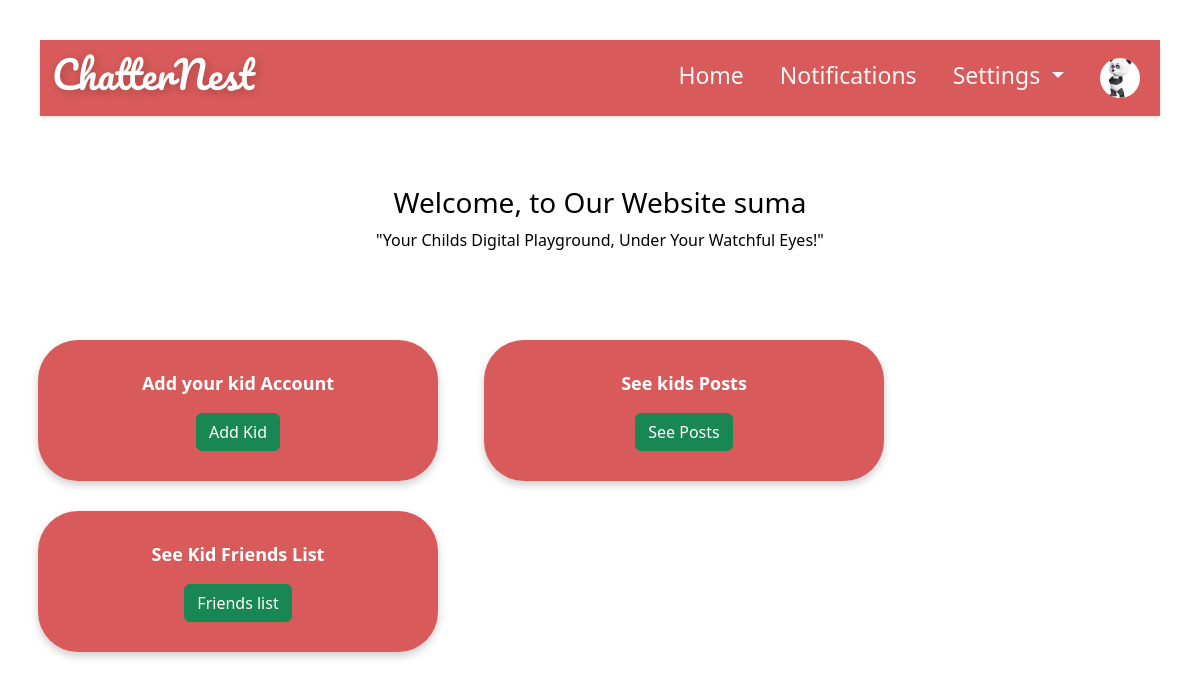
/Users/parent_dashboard (signed in), run on the app's committed database.
### Users/models.py (models this page shows)
class Parent_acc(models.Model):
    parent_id = models.CharField(max_length=100, primary_key=True)
    Email = models.EmailField(max_length=100)
    password = models.CharField(max_length=12)
    profile = models.ImageField(upload_to="Parent_profiles", blank=True, null=True)

### Users/views.py (the view)
# urls.py: path('parent_dashboard',views.parent_dashboard,name='parent_dashboard'),
def parent_dashboard(request):
    if 'parent_id' not in request.session:
        return redirect('parent_login')
    parent_id = request.session['parent_id']
    try:
        parent = Parent_acc.objects.get(parent_id=parent_id)
        kids = kid_acc.objects.filter(parent=parent)
        posts = Post.objects.filter(user__in=kids).order_by('-created_at')
        notifications = ParentNotification.objects.filter(parent=parent, is_read=False).order_by('-timestamp')
        friend_requests = FriendRequest.objects.filter(to_kid__in=kids, parent_approved=None)
        pending_requests = FriendRequest.objects.filter(to_kid__in=kids, status='pending')
    except Parent_acc.DoesNotExist:
        request.session.flush()
        return redirect('parent_login')
    return render(request, 'parent_dashboard.html', {'parent': parent, 'kids': kids,'posts':posts,'notifications': notifications,'friend_requests': friend_requests,'pending_requests': pending_requests,})

### templates/parent_dashboard.html (shortened to what this page needs)
{% load static %}
<!DOCTYPE html>
<html lang="en">
<head>
  <link href="https://cdn.jsdelivr.net/npm/bootstrap@5.3.0/dist/css/bootstrap.min.css" rel="stylesheet" />
  <link rel="stylesheet" href="https://cdnjs.cloudflare.com/ajax/libs/font-awesome/6.0.0/css/all.min.css" />
</head>
<body>
  <div class="container-fluid">
    <nav class="navbar navbar-expand-lg">
      <div class="container">
        <h3 class="kidverse">ChatterNest</h3>
        <div class="collapse navbar-collapse" id="navbarNav">
          <ul class="navbar-nav ms-auto">
            <li class="nav-item">
              <a class="nav-link" href="parent_dashboard">Home</a>
            </li>
            <li class="nav-item">
              <a class="nav-link" href="#" data-bs-toggle="modal" data-bs-target="#notificationsModal">Notifications</a>
            </li>
            <li class="nav-item dropdown">
              <a class="nav-link dropdown-toggle" href="#" id="settingsDropdown" role="button" data-bs-toggle="dropdown"
                aria-expanded="false">
                Settings
              </a>
            </li>
            <li class="nav-item">
              <a class="nav-link" href="parent-profile">
                <img src="{{ parent.profile.url }}" class="profile-pic" alt="Profile" />
              </a>
            </li>
          </ul>
        </div>
      </div>
    </nav>
  </div>
  <div class="hero">
    <h3 class="slide-in-left">
      Welcome, to Our Website {{parent.parent_id}}
    </h3>
    <p class="slide-in-right">
      "Your Childs Digital Playground, Under Your Watchful Eyes!"
    </p>
  </div>
  <br /><br /><br />
  <div class="container">
    <div class="row">
      <div class="col-md-4 mx-2">
        <p><b>Add your kid Account</b></p>
        <a href="kid_signup"><button type="submit" class="btn btn-success">Add Kid</button></a>
      </div>
      <div class="col-md-4 mx-2">
        <p><b>See kids Posts</b></p>
        <a href="view_kid_posts"><button type="submit" class="btn btn-success">See Posts</button></a>
      </div>
      <div class="col-md-4 mx-2">
        <p><b>See Kid Friends List</b></p>
        <a href="kids_friends"><button type="submit" class="btn btn-success">
            Friends list
          </button></a>
      </div>
    </div>
  </div>
</body>
</html>

### data on the page
Parent_acc: profile (picture), parent_id "suma"
